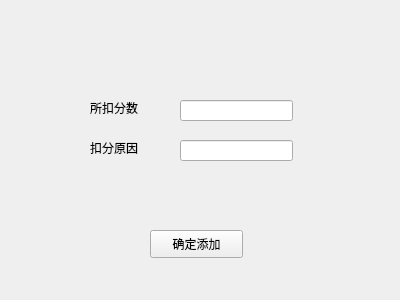
<?xml version="1.0" encoding="UTF-8"?>
<ui version="4.0">
 <class>DetailRecord</class>
 <widget class="QWidget" name="DetailRecord">
  <property name="geometry">
   <rect>
    <x>0</x>
    <y>0</y>
    <width>400</width>
    <height>300</height>
   </rect>
  </property>
  <property name="windowTitle">
   <string>Form</string>
  </property>
  <widget class="QPushButton" name="pushButton">
   <property name="geometry">
    <rect>
     <x>150</x>
     <y>230</y>
     <width>93</width>
     <height>28</height>
    </rect>
   </property>
   <property name="text">
    <string>确定添加</string>
   </property>
  </widget>
  <widget class="QLineEdit" name="lineEdit">
   <property name="geometry">
    <rect>
     <x>180</x>
     <y>100</y>
     <width>113</width>
     <height>21</height>
    </rect>
   </property>
  </widget>
  <widget class="QLineEdit" name="lineEdit_2">
   <property name="geometry">
    <rect>
     <x>180</x>
     <y>140</y>
     <width>113</width>
     <height>21</height>
    </rect>
   </property>
  </widget>
  <widget class="QLabel" name="label">
   <property name="geometry">
    <rect>
     <x>90</x>
     <y>100</y>
     <width>72</width>
     <height>15</height>
    </rect>
   </property>
   <property name="text">
    <string>所扣分数</string>
   </property>
  </widget>
  <widget class="QLabel" name="label_2">
   <property name="geometry">
    <rect>
     <x>90</x>
     <y>140</y>
     <width>72</width>
     <height>15</height>
    </rect>
   </property>
   <property name="text">
    <string>扣分原因</string>
   </property>
  </widget>
 </widget>
 <resources/>
 <connections/>
</ui>
